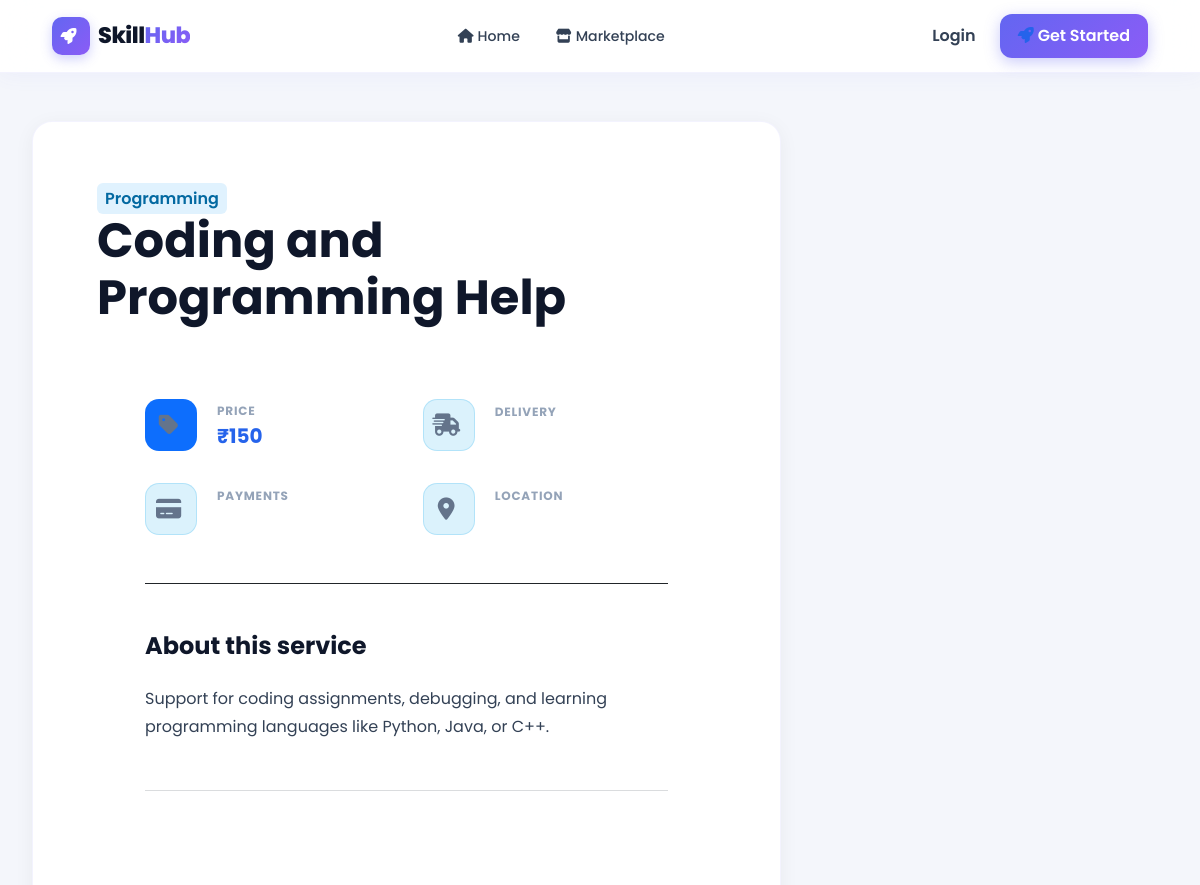
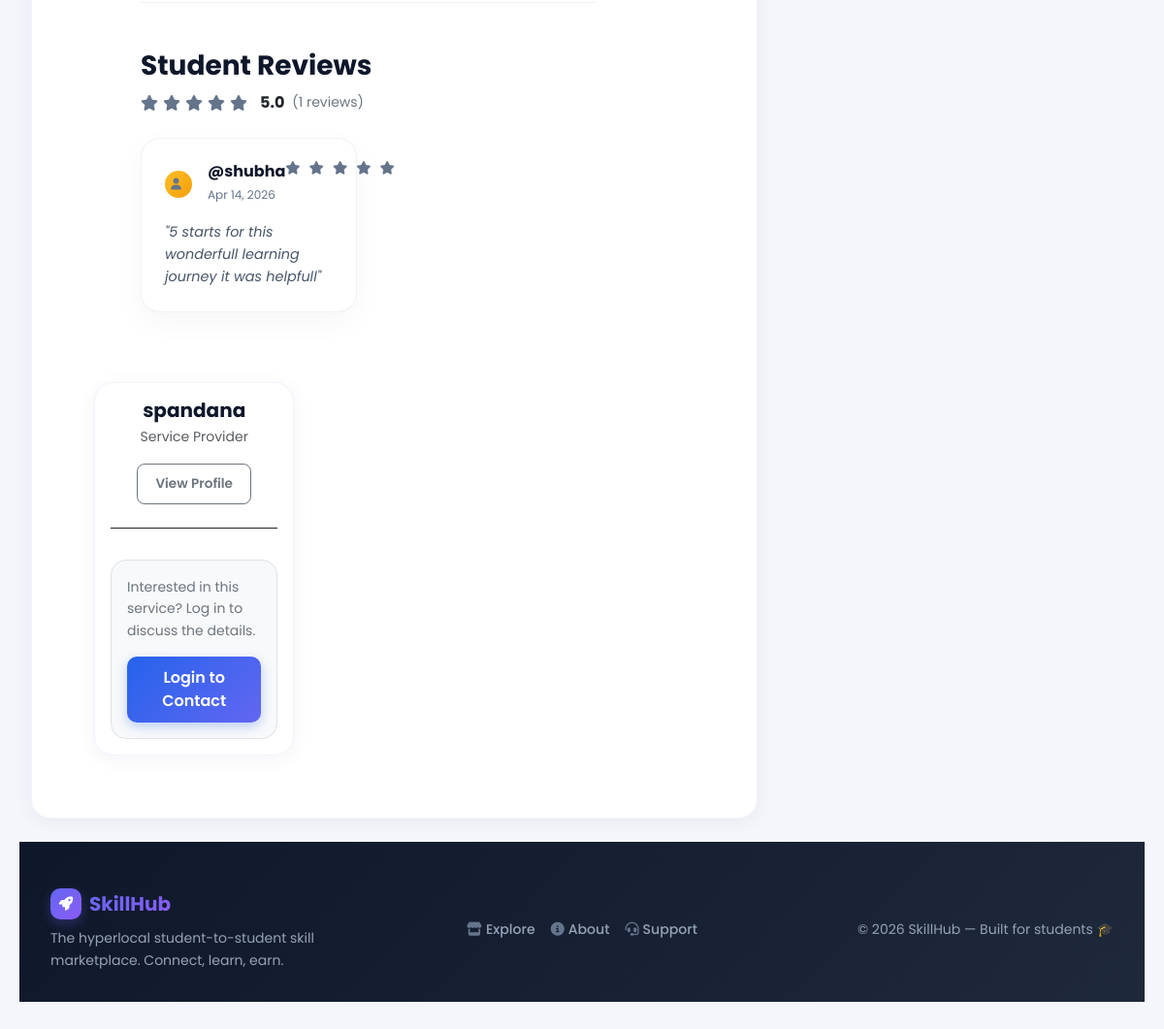
The page /service/38/ on the database its author committed (2 pictures, top to bottom).
### skills/models.py (models this page shows, shortened)
class Service(models.Model):
    user = models.ForeignKey(User, on_delete=models.CASCADE, related_name='services')
    title = models.CharField(max_length=200)
    description = models.TextField()
    category = models.CharField(max_length=50, choices=CATEGORY_CHOICES)
    image = models.ImageField(upload_to='service_images/', blank=True, null=True)
    payment_type = models.CharField(max_length=20, choices=PAYMENT_TYPE_CHOICES)
    price = models.DecimalField(max_digits=10, decimal_places=2, null=True, blank=True)
    location = models.CharField(max_length=100, choices=LOCATION_CHOICES, help_text="City where this service is available")
    service_type = models.CharField(max_length=20, choices=SERVICE_TYPE_CHOICES, default='Online', help_text="Online or Offline delivery")
    payment_method = models.CharField(max_length=50, choices=PAYMENT_METHOD_CHOICES, default='cash')
    delivery_time = models.CharField(max_length=50, choices=DELIVERY_CHOICES, default='negotiable')
    custom_category = models.CharField(max_length=50, blank=True, null=True)
    is_approved = models.BooleanField(default=False)
    created_at = models.DateTimeField(auto_now_add=True)
    class Meta:
        ordering = ['-created_at']
    @property
    def avg_rating(self):
        if hasattr(self, '_avg_rating'):
            return self._avg_rating
        from django.db.models import Avg
        avg = self.reviews.aggregate(Avg('rating'))['rating__avg']
        return avg if avg else 0

class Review(models.Model):
    user = models.ForeignKey(User, on_delete=models.CASCADE, db_column='author_id')
    service = models.ForeignKey(Service, on_delete=models.CASCADE, related_name='reviews')
    rating = models.PositiveSmallIntegerField(choices=[(i, str(i)) for i in range(1, 6)])
    comment = models.TextField()
    created_at = models.DateTimeField(auto_now_add=True)
    class Meta:
        ordering = ['-created_at']
        unique_together = ('user', 'service')

### skills/views.py (the view, shortened to what this page needs)
# urls.py: path('service/<int:pk>/', views.service_detail, name='service_detail'),
def service_detail(request, pk):
    service = get_object_or_404(Service, pk=pk)
    reviews = service.reviews.all()
    avg_rating = reviews.aggregate(Avg('rating'))['rating__avg']
    booking_form = RequestForm()
    review_form = ReviewForm()
    user_booking = None
    if request.user.is_authenticated:
        user_booking = Request.objects.filter(service=service, sender=request.user).exclude(status='rejected').last() if request.user.is_authenticated else None
    can_review = False
    if request.user.is_authenticated:
        has_completed = Request.objects.filter(service=service, sender=request.user, status='completed').exists()
        has_reviewed = Review.objects.filter(user=request.user, service=service).exists()
        can_review = has_completed and not has_reviewed
    context = {
        'service': service,
        'reviews': reviews,
        'avg_rating': avg_rating,
        'booking_form': booking_form,
        'review_form': review_form,
        'user_booking': user_booking,
        'can_review': can_review
    }
    return render(request, 'service_detail.html', context)

### skills/context_processors.py (called while the page is built)
def unread_notifications_count(request):
    if request.user.is_authenticated:
        count = Notification.objects.filter(user=request.user, is_read=False).count()
        return {'unread_notifications_count': count}
    return {'unread_notifications_count': 0}

### templates/service_detail.html (shortened to what this page needs)
{% extends 'base.html' %}
{% block content %}
<div class="row g-4">
    <div class="col-lg-8">
        <div class="card border-0 shadow-sm overflow-hidden mb-4">
            <div class="card-body p-4 p-md-5">
                <div class="mb-4">
                    <span class="badge-online mb-2">{{ service.get_category_display }}</span>
                    <h1 class="display-5 fw-bold mb-0">{{ service.title }}</h1>
                </div>
            <div class="card-body p-4 p-md-5">
                <div class="service-detail-info-grid mb-5 pb-5 border-bottom border-dark border-opacity-5">
                    <div class="service-info-column">
                        <div class="info-icon-wrapper bg-primary bg-opacity-5 border-0">
                            <i class="fas fa-tag"></i>
                        </div>
                        <div class="info-content">
                            <p class="info-label mb-1">Price</p>
                            <h5 class="price-text mb-0">
                                {% if service.payment_type == 'free' %}Free
                                {% elif service.payment_type == 'paid' %}₹{{ service.price|floatformat:0 }}
                                {% else %}Negotiable{% endif %}
                            </h5>
                        </div>
                    </div>
                    <div class="service-info-column">
                        <div class="info-icon-wrapper">
                            <i class="fas fa-shipping-fast"></i>
                        </div>
                        <div class="info-content">
                            <p class="info-label">Delivery</p>
                            <h5 class="info-value">{{ service.get_delivery_time_display }}</h5>
                        </div>
                    </div>
                    <div class="service-info-column">
                        <div class="info-icon-wrapper">
                            <i class="fas fa-credit-card"></i>
                        </div>
                        <div class="info-content">
                            <p class="info-label">Payments</p>
                            <h5 class="info-value">{{ service.get_payment_method_display }}</h5>
                        </div>
                    </div>
                    <div class="service-info-column">
                        <div class="info-icon-wrapper">
                            <i class="fas fa-map-marker-alt"></i>
                        </div>
                        <div class="info-content">
                            <p class="info-label">Location</p>
                            <h5 class="info-value">{{ service.location|default:"Online / Flexible" }}</h5>
                        </div>
                    </div>
                </div>
                <h4 class="fw-bold mb-4">About this service</h4>
                <div class="fs-6 mb-5" style="line-height: 1.8; color: #334155;">
                    {{ service.description|linebreaks }}
                </div>
                <hr class="border-secondary opacity-10 mb-5">
                <div class="reviews-section">
                    <div class="d-flex justify-content-between align-items-center mb-4">
                <div id="reviews" class="mt-5 pt-5 border-top border-secondary border-opacity-10">
                    <div class="row align-items-center mb-4">
                        <div class="col">
                            <h3 class="fw-bold mb-0">Student Reviews</h3>
                            <div class="d-flex align-items-center mt-2">
                                <div class="me-2 d-flex">
                                    {% for i in "12345" %}
                                        {% if forloop.counter <= avg_rating %}
                                            <i class="fas fa-star star-filled"></i>
                                        {% elif forloop.counter|add:"-0.5" <= avg_rating %}
                                            <i class="fas fa-star-half-alt star-filled"></i>
                                        {% else %}
                                            <i class="far fa-star star-empty"></i>
                                        {% endif %}
                                    {% endfor %}
                                </div>
                                <span class="text-dark fw-bold">{{ avg_rating|floatformat:1 }}</span>
                                <span class="text-secondary ms-2 small">({{ reviews|length }} reviews)</span>
                            </div>
                        </div>
                    </div>
                <div class="row g-4">
                    {% for review in reviews %}
                        <div class="col-md-6">
                            <div class="review-card-premium">
                                <div class="d-flex justify-content-between mb-3">
                                    <div class="d-flex align-items-center">
                                        <div class="avatar-sm avatar-gold p-2 me-3 rounded-circle d-flex align-items-center justify-content-center">
                                            <i class="fas fa-user text-white"></i>
                                        </div>
                                        <div>
                                            <h6 class="review-author-name mb-0">@{{ review.user.username }}</h6>
                                            <small class="review-date">{{ review.created_at|date:"M d, Y" }}</small>
                                        </div>
                                    </div>
                                    <div class="d-flex gap-1">
                                        {% for i in "12345" %}
                                            <i class="fas fa-star {% if forloop.counter <= review.rating %}review-gold-star{% else %}text-light{% endif %}"></i>
                                        {% endfor %}
                                    </div>
                                </div>
                                <p class="review-comment-text mb-0">"{{ review.comment }}"</p>
                            </div>
                        </div>
                    {% empty %}
                        <div class="col-12 text-center py-5">
                            <p class="text-dark-50 italic">No reviews yet. Be the first to build this provider's reputation!</p>
                        </div>
                    {% endfor %}
                </div>
                </div>
            </div>
        </div>
    </div>
    <div class="col-lg-4">
        <div class="card border-0 shadow-sm sticky-top p-4" style="top: 100px;">
            <div class="text-center mb-4 pb-4 border-bottom border-dark border-opacity-5">
                <h5 class="fw-bold mb-1">{{ service.user.username }}</h5>
                <p class="small mb-3 opacity-75">Service Provider</p>
                <a href="{% url 'profile' service.user.username %}" class="btn btn-sm btn-outline-secondary rounded-pill px-4">View Profile</a>
            </div>
                <div id="request-form" class="contact-section pt-2">
                    {% if user.is_authenticated %}
                        {% if user != service.user %}
                            {% if user_booking %}
                                <div class="card border-0 bg-info bg-opacity-10 p-4 rounded-4 text-center">
                                    <div class="bg-info bg-opacity-20 rounded-circle d-inline-block p-3 mb-3">
                                        <i class="fas fa-history text-info fs-4"></i>
                                    </div>
                                    <h6 class="fw-bold mb-1 text-dark">Request Status: <span class="text-uppercase text-info">{{ user_booking.status }}</span></h6>
                                    <p class="text-dark-50 small mb-3">Sent on {{ user_booking.timestamp|date:"M d, Y" }}</p>
                                    <a href="{% url 'inbox' %}" class="btn btn-sm btn-info rounded-pill px-4 text-dark">Track in Inbox</a>
                                </div>
                            {% else %}
                                <h5 class="fw-bold mb-4 text-dark">Request this Service</h5>
                                <form method="POST" class="needs-validation">
                                    {% csrf_token %}
                                    <div class="mb-3">
                                        {{ booking_form.message }}
                                    </div>
                                    <button type="submit" name="request_service" class="btn btn-primary w-100 py-3 fw-bold shadow-sm rounded-pill">
                                        <i class="fas fa-paper-plane me-2"></i>Send Request
                                    </button>
                                </form>
                            {% endif %}
                        {% else %}
                            <div class="alert bg-info bg-opacity-10 text-info border-0 rounded-4 p-3 small text-center mb-0">
                                <i class="fas fa-info-circle me-2"></i>You are the provider of this service.
                            </div>
                        {% endif %}
                    {% else %}
                        <div class="text-center p-3 bg-light border rounded-4">
                            <p class="small text-secondary mb-3 text-start">Interested in this service? Log in to discuss the details.</p>
                            <a href="{% url 'login' %}?next={{ request.path }}" class="btn btn-primary w-100 py-3 fw-bold">Login to Contact</a>
                        </div>
                    {% endif %}
                </div>
            </div>
        </div>
    </div>
</div>
{% endblock %}

### rows shown on the page
Service: category "Programming", title "Coding and Programming Help", price "150", description "Support for coding assignments, debugging, and learning programming languages like Python, Java, or C++.", user.username "spandana"
Review: user.username "shubha", created_at "Apr 14, 2026", rating 5 (drawn), comment "5 starts for this wonderfull learning journey it was helpfull"

### other values the page prints
{{ avg_rating|floatformat:1 }} "5.0"
{{ reviews|length }} "1"
